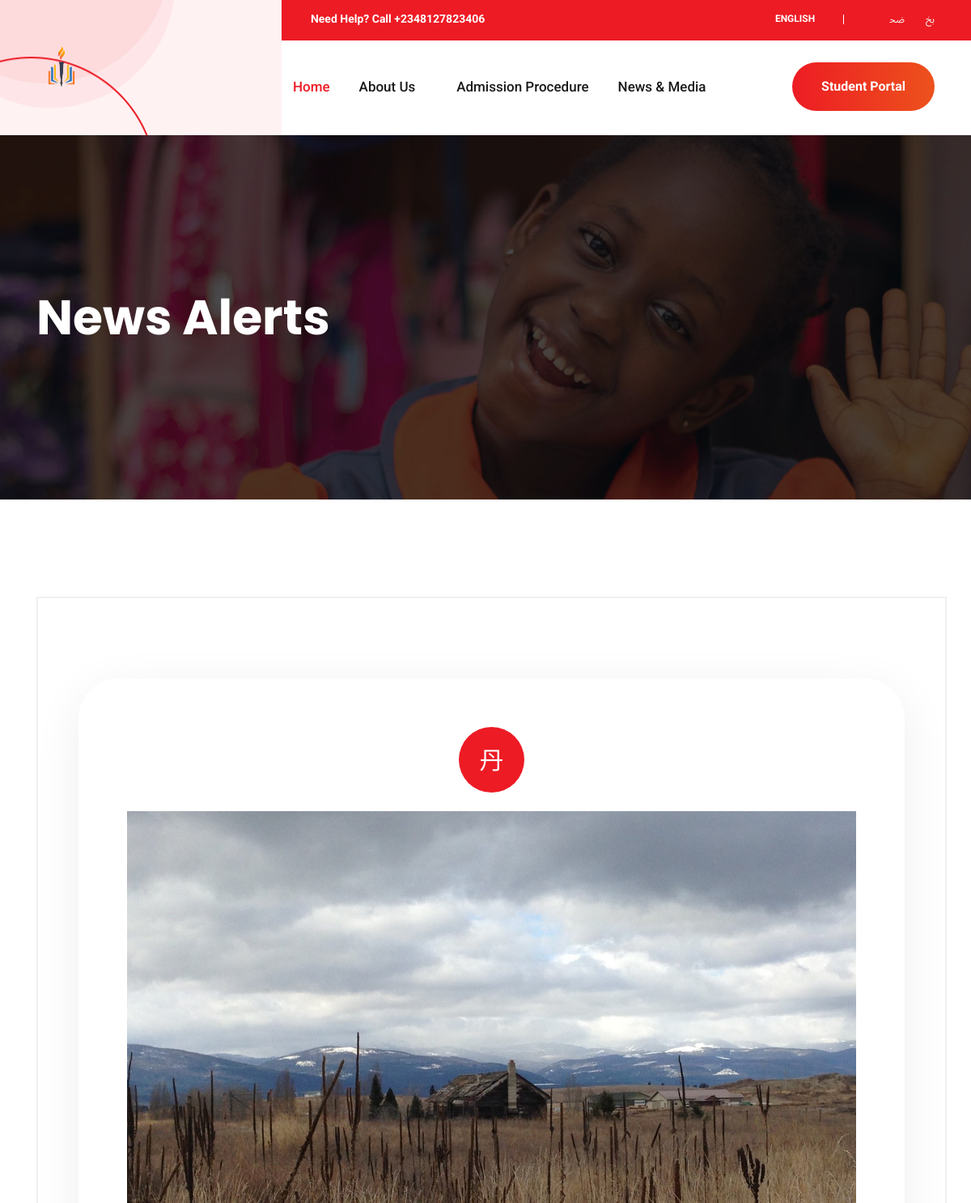
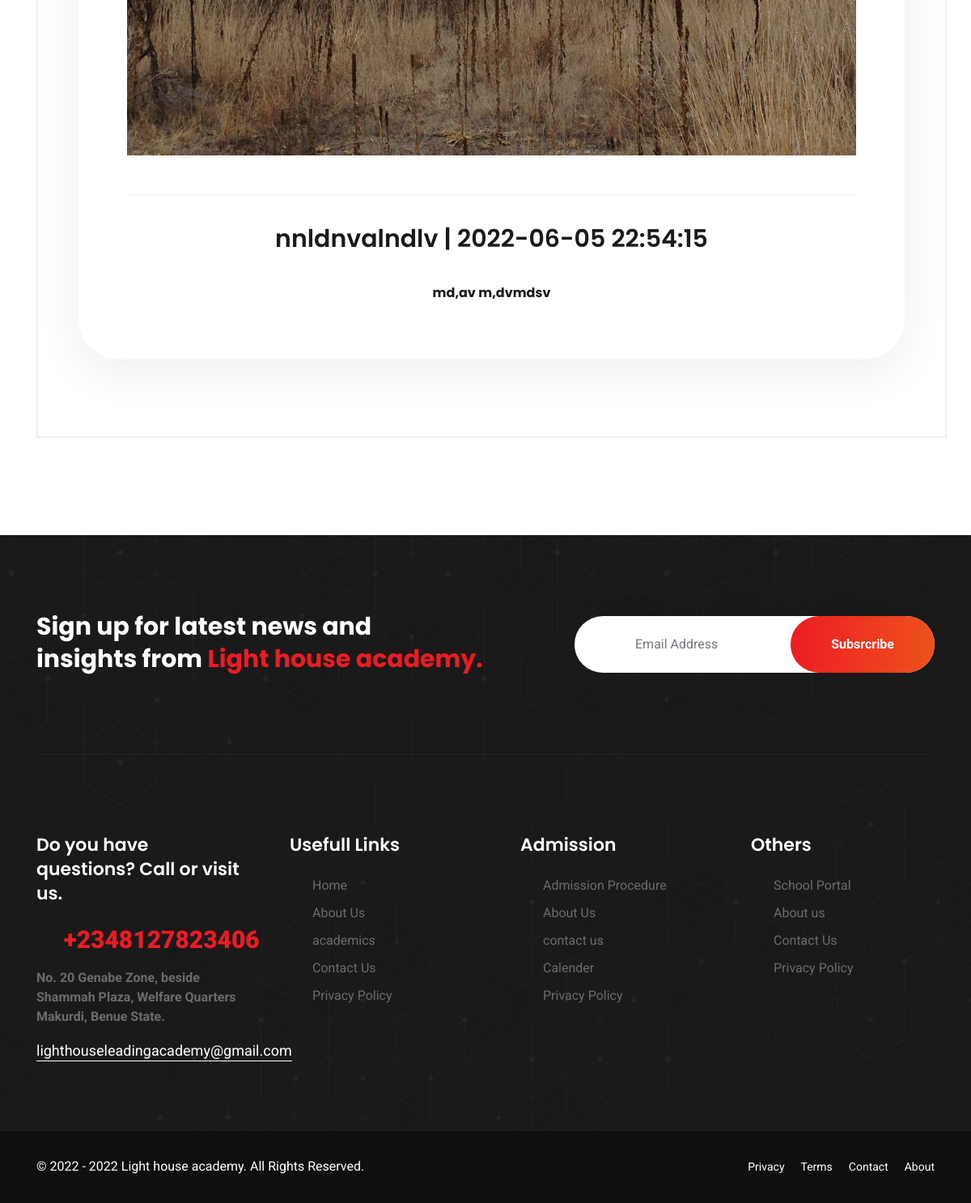
The page /view_blog.php on the database its author committed (2 pictures, top to bottom).
### tables this page shows
CREATE TABLE IF NOT EXISTS `images` (
  `id` int(11) NOT NULL AUTO_INCREMENT,
  `file_name` varchar(100) NOT NULL,
  `uploaded_on` datetime DEFAULT NULL,
  `groupid` text,
  `title` text NOT NULL,
  `details` text NOT NULL,
  `category` int(2) NOT NULL DEFAULT '0',
  PRIMARY KEY (`id`)
);

### view_blog.php (the view, shortened to what this page needs)
<!DOCTYPE html>
<html lang="en">
<head>
<link rel="stylesheet" href="assets/css/bootstrap.css" />
<link rel="stylesheet" href="assets/css/animate.css" />
<link rel="stylesheet" href="assets/css/themewar-font.css" />
<link rel="stylesheet" href="assets/css/quera-icon.css" />
<link rel="stylesheet" href="assets/css/owl.carousel.min.css">
<link rel="stylesheet" href="assets/css/owl.theme.default.min.css">
<link rel="stylesheet" href="assets/css/jquery.datetimepicker.min.css">
<link rel="stylesheet" href="assets/css/nice-select.css">
<link rel="stylesheet" href="assets/css/lightcase.css">
<link rel="stylesheet" type="text/css" href="assets/css/settings.css">
<link rel="stylesheet" href="assets/css/preset.css" />
<link rel="stylesheet" href="assets/css/ignore_for_wp.css" />
<link rel="stylesheet" href="assets/css/theme.css" />
<link rel="stylesheet" href="assets/css/responsive.css" />
</head>
<body>
<?php include "header2.php";?>
<section class="page_banner" style="background-image: url(assets/images/bg/banner.jpg);">
<div class="container largeContainer">
<div class="row">
<div class="col-md-6">
<h2 class="banner-title">News Alerts</h2>
</div>
</div>
</div>
</section>
<section class="singleBlog">
<div class="container largeContainer">
<div class="row">
<div class="col-lg-12">
<div class="sic_details clearfix">
<div class="sic_the_content clearfix">
 <?php include 'cms/dbConfig.php';
                    $query = $db->query("SELECT * FROM images where category='1' GROUP BY groupid ORDER BY uploaded_on DESC");
                    if($query->num_rows > 0){
                        while($row = $query->fetch_assoc()){
                        ?>
                        <blockquote class="wp-block-quote">
                        	<div class="postThumb">
<img src="cms/<?php echo $row['file_name'];?>" alt="" width="500px" height="auto">
</div>
                        	<h4 class="bshead"><?php echo $row['title'];?> | <?php echo $row['uploaded_on'];?> </h4>
<h6>
<?php echo $row['details'];?></h6>
</blockquote>
                        <?php }
                    }else{ ?>
                        <p>No Post found...</p>
                <?php } ?>
</div>
</div>
</div>
</div>
</div>
</section>
<?php include "footer.php";?>
</body>
</html>

### view_blog.php (style rules this page uses)
h6 { text-align: center; }

### rows shown on the page
images: file_name (picture), title "nnldnvalndlv", uploaded_on "2022-06-05 22:54:15", details "md,av m,dvmdsv"
